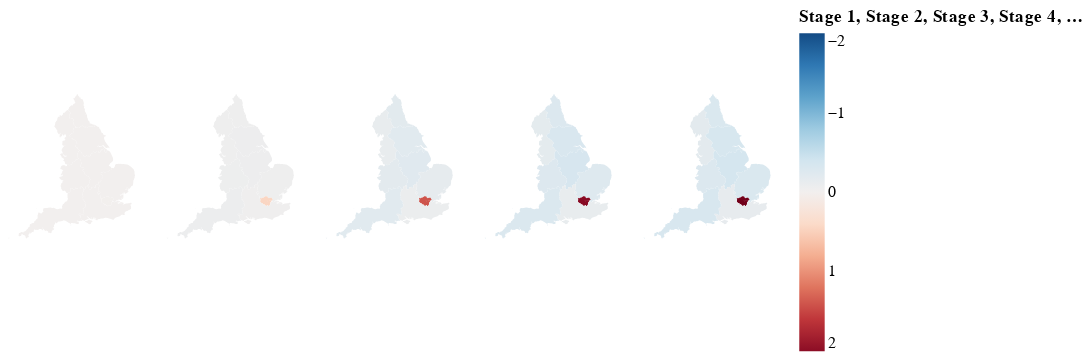

Notebook code cell kept with this figure:
### Code cell
# Residual plot
res_list=["Stage 1","Stage 2","Stage 3","Stage 4","Stage 5"]

alt.Chart(geo_data).mark_geoshape().encode(
    color=alt.Color(alt.repeat(), type="quantitative",scale=alt.Scale(scheme='redblue',domain=[2,-2])),
).properties(
    projection={'type': 'identity','reflectY': True},
    width=80,
    height=200
).repeat(res_list,
    columns=6
)

### Figure 1 — Vega-Lite specification as saved in the notebook (floating-point values rounded to 4 significant figures; data arrays with more than 128 entries replaced by an {"elided": "..."} marker saying what was removed)
{"config": {"view": {"continuousWidth": 300, "continuousHeight": 300}}, "repeat": ["Stage 1", "Stage 2", "Stage 3", "Stage 4", "Stage 5"], "spec": {"data": {"name": "data-a0f2f9ac6d430a2222e24d8fe34638fb"}, "mark": {"type": "geoshape"}, "encoding": {"color": {"field": {"repeat": "repeat"}, "scale": {"domain": [2, -2], "scheme": "redblue"}, "type": "quantitative"}}, "height": 200, "projection": {"type": "identity", "reflectY": true}, "width": 80}, "columns": 6, "$schema": "https://vega.github.io/schema/vega-lite/v5.16.3.json", "datasets": {"data-a0f2f9ac6d430a2222e24d8fe34638fb": [{"OBJECTID": 1, "nuts118cd": "UKC", "nuts118nm": "North East", "bng_e": 417313, "bng_n": 600358, "long": -1.729, "lat": 55.3, "GlobalID": "628608f5-673c-45c8-9082-f57ed9604a20", "Stage 1": -0.001137, "Stage 2": -0.05526, "Stage 3": -0.1951, "Stage 4": -0.2749, "Stage 5": -0.2997, "type": "Feature", "geometry": {"type": "MultiPolygon", "coordinates": {"elided": "2 rows, 4332 float values in total"}}}, {"OBJECTID": 2, "nuts118cd": "UKD", "nuts118nm": "North West", "bng_e": 350015, "bng_n": 506280, "long": -2.772, "lat": 54.45, "GlobalID": "0413c215-94f7-4f2e-a0fd-37d517177413", "Stage 1": -0.001137, "Stage 2": -0.04451, "Stage 3": -0.1225, "Stage 4": -0.1752, "Stage 5": -0.1862, "type": "Feature", "geometry": {"type": "MultiPolygon", "coordinates": {"elided": "3 rows, 2514 float values in total"}}}, {"OBJECTID": 3, "nuts118cd": "UKE", "nuts118nm": "Yorkshire and Humber", "bng_e": 446903, "bng_n": 448736, "long": -1.287, "lat": 53.93, "GlobalID": "d608863c-86bd-4877-b3b8-247794a0825a", "Stage 1": -0.001137, "Stage 2": -0.06321, "Stage 3": -0.2159, "Stage 4": -0.3076, "Stage 5": -0.3349, "type": "Feature", "geometry": {"type": "Polygon", "coordinates": {"elided": "1x392x2 float values"}}}, {"OBJECTID": 4, "nuts118cd": "UKF", "nuts118nm": "East Midlands", "bng_e": 477660, "bng_n": 322635, "long": -0.8497, "lat": 52.8, "GlobalID": "428c9691-f97b-4fa3-aef8-b3d8c0789cf9", "Stage 1": -0.001137, "Stage 2": -0.06186, "Stage 3": -0.2235, "Stage 4": -0.3417, "Stage 5": -0.3563, "type": "Feature", "geometry": {"type": "Polygon", "coordinates": {"elided": "1x360x2 float values"}}}, {"OBJECTID": 5, "nuts118cd": "UKG", "nuts118nm": "West Midlands", "bng_e": 386294, "bng_n": 295477, "long": -2.204, "lat": 52.56, "GlobalID": "a8a5953c-6a23-4fca-b1c7-96d80a29dd95", "Stage 1": -0.001137, "Stage 2": -0.05736, "Stage 3": -0.1934, "Stage 4": -0.2652, "Stage 5": -0.269, "type": "Feature", "geometry": {"type": "Polygon", "coordinates": {"elided": "1x315x2 float values"}}}, {"OBJECTID": 6, "nuts118cd": "UKH", "nuts118nm": "East of England", "bng_e": 571074, "bng_n": 263229, "long": 0.5041, "lat": 52.24, "GlobalID": "5b0cd82b-5790-499e-92b3-b8f1ab8c601c", "Stage 1": -0.001137, "Stage 2": -0.04893, "Stage 3": -0.1477, "Stage 4": -0.2549, "Stage 5": -0.296, "type": "Feature", "geometry": {"type": "MultiPolygon", "coordinates": {"elided": "12 rows, 1094 float values in total"}}}, {"OBJECTID": 7, "nuts118cd": "UKI", "nuts118nm": "London", "bng_e": 517516, "bng_n": 178392, "long": -0.3086, "lat": 51.49, "GlobalID": "2ae606b7-b7dc-4d57-a422-84064399cbba", "Stage 1": 0.009094, "Stage 2": 0.4408, "Stage 3": 1.407, "Stage 4": 2.031, "Stage 5": 2.204, "type": "Feature", "geometry": {"type": "Polygon", "coordinates": {"elided": "1x167x2 float values"}}}, {"OBJECTID": 8, "nuts118cd": "UKJ", "nuts118nm": "South East", "bng_e": 470062, "bng_n": 172924, "long": -0.9931, "lat": 51.45, "GlobalID": "53710b5b-1dfe-4a52-bfb9-a07005f418be", "Stage 1": -0.001137, "Stage 2": -0.0408, "Stage 3": -0.09097, "Stage 4": -0.1221, "Stage 5": -0.1426, "type": "Feature", "geometry": {"type": "MultiPolygon", "coordinates": {"elided": "9 rows, 1602 float values in total"}}}, {"OBJECTID": 9, "nuts118cd": "UKK", "nuts118nm": "South West", "bng_e": 285015, "bng_n": 102567, "long": -3.633, "lat": 50.81, "GlobalID": "da810a21-072d-49d1-853e-48b75dd73c53", "Stage 1": -0.001137, "Stage 2": -0.0689, "Stage 3": -0.2181, "Stage 4": -0.2898, "Stage 5": -0.3197, "type": "Feature", "geometry": {"type": "MultiPolygon", "coordinates": {"elided": "10 rows, 2250 float values in total"}}}]}}
